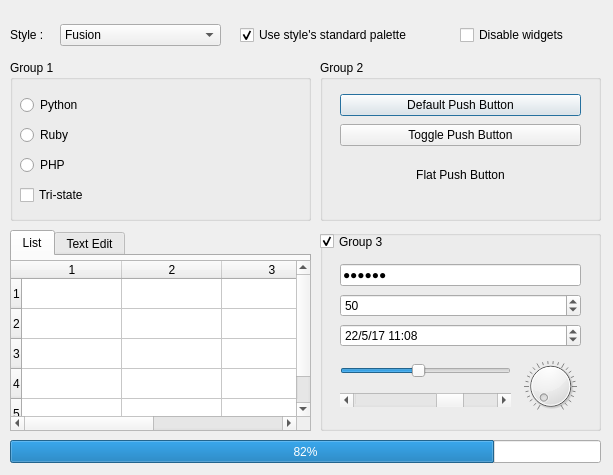
<?xml version="1.0" encoding="UTF-8"?>
<ui version="4.0">
 <class>Style</class>
 <widget class="QWidget" name="Style">
  <property name="geometry">
   <rect>
    <x>0</x>
    <y>0</y>
    <width>613</width>
    <height>475</height>
   </rect>
  </property>
  <property name="windowTitle">
   <string>Styles</string>
  </property>
  <widget class="QWidget" name="verticalLayoutWidget">
   <property name="geometry">
    <rect>
     <x>10</x>
     <y>20</y>
     <width>51</width>
     <height>31</height>
    </rect>
   </property>
   <layout class="QVBoxLayout" name="verticalLayout">
    <item>
     <widget class="QLabel" name="label">
      <property name="text">
       <string>&lt;html&gt;&lt;head/&gt;&lt;body&gt;&lt;p&gt;Style : &lt;/p&gt;&lt;/body&gt;&lt;/html&gt;</string>
      </property>
     </widget>
    </item>
   </layout>
  </widget>
  <widget class="QWidget" name="verticalLayoutWidget_2">
   <property name="geometry">
    <rect>
     <x>60</x>
     <y>20</y>
     <width>161</width>
     <height>31</height>
    </rect>
   </property>
   <layout class="QVBoxLayout" name="verticalLayout_2">
    <item>
     <widget class="QComboBox" name="comboBox">
      <item>
       <property name="text">
        <string>Fusion</string>
       </property>
      </item>
     </widget>
    </item>
   </layout>
  </widget>
  <widget class="QWidget" name="verticalLayoutWidget_3">
   <property name="geometry">
    <rect>
     <x>240</x>
     <y>20</y>
     <width>216</width>
     <height>31</height>
    </rect>
   </property>
   <layout class="QVBoxLayout" name="verticalLayout_3">
    <item>
     <widget class="QCheckBox" name="checkBox">
      <property name="toolTip">
       <string>&lt;html&gt;&lt;head/&gt;&lt;body&gt;&lt;p&gt;&lt;span style=&quot; text-decoration: underline;&quot;&gt;U&lt;/span&gt;se style's&lt;/p&gt;&lt;/body&gt;&lt;/html&gt;</string>
      </property>
      <property name="whatsThis">
       <string>&lt;html&gt;&lt;head/&gt;&lt;body&gt;&lt;p&gt;&lt;span style=&quot; text-decoration: underline;&quot;&gt;U&lt;/span&gt;&lt;/p&gt;&lt;p&gt;&lt;br/&gt;&lt;/p&gt;&lt;/body&gt;&lt;/html&gt;</string>
      </property>
      <property name="text">
       <string>Use style's standard palette</string>
      </property>
      <property name="checked">
       <bool>true</bool>
      </property>
     </widget>
    </item>
   </layout>
  </widget>
  <widget class="QGroupBox" name="groupBox">
   <property name="geometry">
    <rect>
     <x>10</x>
     <y>60</y>
     <width>301</width>
     <height>161</height>
    </rect>
   </property>
   <property name="inputMethodHints">
    <set>Qt::ImhHiddenText</set>
   </property>
   <property name="title">
    <string>Group 1</string>
   </property>
   <widget class="QGroupBox" name="groupBox_2">
    <property name="geometry">
     <rect>
      <x>300</x>
      <y>180</y>
      <width>301</width>
      <height>201</height>
     </rect>
    </property>
    <property name="title">
     <string>GroupBox</string>
    </property>
    <widget class="QWidget" name="verticalLayoutWidget_5">
     <property name="geometry">
      <rect>
       <x>10</x>
       <y>40</y>
       <width>160</width>
       <height>141</height>
      </rect>
     </property>
     <layout class="QVBoxLayout" name="verticalLayout_5">
      <item>
       <widget class="QRadioButton" name="radioButton_4">
        <property name="text">
         <string notr="true">Python</string>
        </property>
       </widget>
      </item>
      <item>
       <widget class="QRadioButton" name="radioButton_5">
        <property name="text">
         <string notr="true">Ruby</string>
        </property>
       </widget>
      </item>
      <item>
       <widget class="QRadioButton" name="radioButton_6">
        <property name="text">
         <string notr="true">PHP</string>
        </property>
       </widget>
      </item>
      <item>
       <widget class="QCheckBox" name="checkBox_3">
        <property name="text">
         <string>Tri-state</string>
        </property>
       </widget>
      </item>
     </layout>
    </widget>
   </widget>
   <widget class="QWidget" name="verticalLayoutWidget_13">
    <property name="geometry">
     <rect>
      <x>10</x>
      <y>30</y>
      <width>161</width>
      <height>31</height>
     </rect>
    </property>
    <layout class="QVBoxLayout" name="verticalLayout_11">
     <item>
      <widget class="QRadioButton" name="radioButton">
       <property name="text">
        <string notr="true">Python</string>
       </property>
      </widget>
     </item>
    </layout>
   </widget>
   <widget class="QWidget" name="verticalLayoutWidget_14">
    <property name="geometry">
     <rect>
      <x>10</x>
      <y>60</y>
      <width>161</width>
      <height>31</height>
     </rect>
    </property>
    <layout class="QVBoxLayout" name="verticalLayout_14">
     <item>
      <widget class="QRadioButton" name="radioButton_3">
       <property name="text">
        <string notr="true">Ruby</string>
       </property>
      </widget>
     </item>
    </layout>
   </widget>
   <widget class="QWidget" name="verticalLayoutWidget_15">
    <property name="geometry">
     <rect>
      <x>10</x>
      <y>90</y>
      <width>161</width>
      <height>31</height>
     </rect>
    </property>
    <layout class="QVBoxLayout" name="verticalLayout_15">
     <item>
      <widget class="QRadioButton" name="radioButton_2">
       <property name="text">
        <string notr="true">PHP</string>
       </property>
       <property name="checked">
        <bool>false</bool>
       </property>
       <property name="autoRepeat">
        <bool>false</bool>
       </property>
      </widget>
     </item>
    </layout>
   </widget>
   <widget class="QWidget" name="verticalLayoutWidget_16">
    <property name="geometry">
     <rect>
      <x>10</x>
      <y>120</y>
      <width>161</width>
      <height>31</height>
     </rect>
    </property>
    <layout class="QVBoxLayout" name="verticalLayout_16">
     <item>
      <widget class="QCheckBox" name="checkBox_2">
       <property name="text">
        <string>Tri-state</string>
       </property>
       <property name="checkable">
        <bool>true</bool>
       </property>
       <property name="checked">
        <bool>false</bool>
       </property>
       <property name="tristate">
        <bool>true</bool>
       </property>
      </widget>
     </item>
    </layout>
   </widget>
  </widget>
  <widget class="QGroupBox" name="groupBox_3">
   <property name="geometry">
    <rect>
     <x>320</x>
     <y>60</y>
     <width>281</width>
     <height>161</height>
    </rect>
   </property>
   <property name="title">
    <string>Group 2</string>
   </property>
   <widget class="QGroupBox" name="groupBox_4">
    <property name="geometry">
     <rect>
      <x>300</x>
      <y>170</y>
      <width>301</width>
      <height>201</height>
     </rect>
    </property>
    <property name="title">
     <string>GroupBox</string>
    </property>
    <widget class="QWidget" name="verticalLayoutWidget_7">
     <property name="geometry">
      <rect>
       <x>10</x>
       <y>40</y>
       <width>160</width>
       <height>141</height>
      </rect>
     </property>
     <layout class="QVBoxLayout" name="verticalLayout_7">
      <item>
       <widget class="QRadioButton" name="radioButton_10">
        <property name="text">
         <string notr="true">Python</string>
        </property>
       </widget>
      </item>
      <item>
       <widget class="QRadioButton" name="radioButton_11">
        <property name="text">
         <string notr="true">Ruby</string>
        </property>
       </widget>
      </item>
      <item>
       <widget class="QRadioButton" name="radioButton_12">
        <property name="text">
         <string notr="true">PHP</string>
        </property>
       </widget>
      </item>
      <item>
       <widget class="QCheckBox" name="checkBox_5">
        <property name="text">
         <string>Tri-state</string>
        </property>
       </widget>
      </item>
     </layout>
    </widget>
   </widget>
   <widget class="QWidget" name="verticalLayoutWidget_4">
    <property name="geometry">
     <rect>
      <x>20</x>
      <y>30</y>
      <width>241</width>
      <height>31</height>
     </rect>
    </property>
    <layout class="QVBoxLayout" name="verticalLayout_4">
     <item>
      <widget class="QPushButton" name="pushButton_2">
       <property name="text">
        <string>Default Push Button</string>
       </property>
       <property name="autoDefault">
        <bool>false</bool>
       </property>
       <property name="default">
        <bool>true</bool>
       </property>
       <property name="flat">
        <bool>false</bool>
       </property>
      </widget>
     </item>
    </layout>
   </widget>
   <widget class="QWidget" name="verticalLayoutWidget_17">
    <property name="geometry">
     <rect>
      <x>20</x>
      <y>60</y>
      <width>241</width>
      <height>31</height>
     </rect>
    </property>
    <layout class="QVBoxLayout" name="verticalLayout_17">
     <item>
      <widget class="QPushButton" name="pushButton">
       <property name="text">
        <string>Toggle Push Button</string>
       </property>
      </widget>
     </item>
    </layout>
   </widget>
   <widget class="QWidget" name="verticalLayoutWidget_18">
    <property name="geometry">
     <rect>
      <x>20</x>
      <y>100</y>
      <width>241</width>
      <height>31</height>
     </rect>
    </property>
    <layout class="QVBoxLayout" name="verticalLayout_18">
     <item>
      <widget class="QLabel" name="label_2">
       <property name="text">
        <string>&lt;html&gt;&lt;head/&gt;&lt;body&gt;&lt;p align=&quot;center&quot;&gt;Flat Push Button&lt;/p&gt;&lt;/body&gt;&lt;/html&gt;</string>
       </property>
      </widget>
     </item>
    </layout>
   </widget>
  </widget>
  <widget class="QGroupBox" name="groupBox_5">
   <property name="geometry">
    <rect>
     <x>320</x>
     <y>230</y>
     <width>281</width>
     <height>201</height>
    </rect>
   </property>
   <property name="title">
    <string/>
   </property>
   <widget class="QCheckBox" name="checkBox_4">
    <property name="geometry">
     <rect>
      <x>0</x>
      <y>0</y>
      <width>92</width>
      <height>23</height>
     </rect>
    </property>
    <property name="text">
     <string>Group 3</string>
    </property>
    <property name="checked">
     <bool>true</bool>
    </property>
   </widget>
   <widget class="QWidget" name="verticalLayoutWidget_19">
    <property name="geometry">
     <rect>
      <x>20</x>
      <y>30</y>
      <width>241</width>
      <height>31</height>
     </rect>
    </property>
    <layout class="QVBoxLayout" name="verticalLayout_19">
     <item>
      <widget class="QLineEdit" name="lineEdit">
       <property name="text">
        <string>ffffff</string>
       </property>
       <property name="echoMode">
        <enum>QLineEdit::Password</enum>
       </property>
      </widget>
     </item>
    </layout>
   </widget>
   <widget class="QWidget" name="verticalLayoutWidget_20">
    <property name="geometry">
     <rect>
      <x>20</x>
      <y>60</y>
      <width>241</width>
      <height>31</height>
     </rect>
    </property>
    <layout class="QVBoxLayout" name="verticalLayout_20">
     <item>
      <widget class="QSpinBox" name="spinBox">
       <property name="singleStep">
        <number>0</number>
       </property>
       <property name="value">
        <number>50</number>
       </property>
      </widget>
     </item>
    </layout>
   </widget>
   <widget class="QWidget" name="verticalLayoutWidget_21">
    <property name="geometry">
     <rect>
      <x>20</x>
      <y>90</y>
      <width>241</width>
      <height>31</height>
     </rect>
    </property>
    <layout class="QVBoxLayout" name="verticalLayout_21">
     <item>
      <widget class="QDateTimeEdit" name="dateTimeEdit">
       <property name="dateTime">
        <datetime>
         <hour>11</hour>
         <minute>8</minute>
         <second>0</second>
         <year>2017</year>
         <month>5</month>
         <day>22</day>
        </datetime>
       </property>
       <property name="time">
        <time>
         <hour>11</hour>
         <minute>8</minute>
         <second>0</second>
        </time>
       </property>
       <property name="currentSection">
        <enum>QDateTimeEdit::DaySection</enum>
       </property>
       <property name="displayFormat">
        <string>d/M/yy h:mm </string>
       </property>
       <property name="calendarPopup">
        <bool>false</bool>
       </property>
      </widget>
     </item>
    </layout>
   </widget>
   <widget class="QWidget" name="verticalLayoutWidget_23">
    <property name="geometry">
     <rect>
      <x>20</x>
      <y>160</y>
      <width>171</width>
      <height>21</height>
     </rect>
    </property>
    <layout class="QVBoxLayout" name="verticalLayout_23">
     <property name="sizeConstraint">
      <enum>QLayout::SetDefaultConstraint</enum>
     </property>
     <item>
      <widget class="QScrollBar" name="horizontalScrollBar">
       <property name="value">
        <number>70</number>
       </property>
       <property name="orientation">
        <enum>Qt::Horizontal</enum>
       </property>
      </widget>
     </item>
    </layout>
   </widget>
   <widget class="QWidget" name="verticalLayoutWidget_24">
    <property name="geometry">
     <rect>
      <x>200</x>
      <y>130</y>
      <width>61</width>
      <height>52</height>
     </rect>
    </property>
    <layout class="QVBoxLayout" name="verticalLayout_24">
     <item>
      <widget class="QDial" name="dial">
       <property name="wrapping">
        <bool>false</bool>
       </property>
       <property name="notchesVisible">
        <bool>true</bool>
       </property>
      </widget>
     </item>
    </layout>
   </widget>
   <widget class="QWidget" name="verticalLayoutWidget_22">
    <property name="geometry">
     <rect>
      <x>20</x>
      <y>130</y>
      <width>171</width>
      <height>21</height>
     </rect>
    </property>
    <layout class="QVBoxLayout" name="verticalLayout_22">
     <property name="sizeConstraint">
      <enum>QLayout::SetDefaultConstraint</enum>
     </property>
     <item>
      <widget class="QSlider" name="horizontalSlider">
       <property name="pageStep">
        <number>10</number>
       </property>
       <property name="value">
        <number>45</number>
       </property>
       <property name="orientation">
        <enum>Qt::Horizontal</enum>
       </property>
       <property name="tickPosition">
        <enum>QSlider::NoTicks</enum>
       </property>
       <property name="tickInterval">
        <number>0</number>
       </property>
      </widget>
     </item>
    </layout>
   </widget>
  </widget>
  <widget class="QProgressBar" name="progressBar">
   <property name="geometry">
    <rect>
     <x>10</x>
     <y>440</y>
     <width>591</width>
     <height>23</height>
    </rect>
   </property>
   <property name="value">
    <number>82</number>
   </property>
  </widget>
  <widget class="QWidget" name="verticalLayoutWidget_11">
   <property name="geometry">
    <rect>
     <x>460</x>
     <y>20</y>
     <width>135</width>
     <height>31</height>
    </rect>
   </property>
   <layout class="QVBoxLayout" name="verticalLayout_9">
    <item>
     <widget class="QCheckBox" name="checkBox_6">
      <property name="toolTip">
       <string>&lt;html&gt;&lt;head/&gt;&lt;body&gt;&lt;p&gt;&lt;span style=&quot; text-decoration: underline;&quot;&gt;U&lt;/span&gt;se style's&lt;/p&gt;&lt;/body&gt;&lt;/html&gt;</string>
      </property>
      <property name="whatsThis">
       <string>&lt;html&gt;&lt;head/&gt;&lt;body&gt;&lt;p&gt;&lt;span style=&quot; text-decoration: underline;&quot;&gt;U&lt;/span&gt;&lt;/p&gt;&lt;p&gt;&lt;br/&gt;&lt;/p&gt;&lt;/body&gt;&lt;/html&gt;</string>
      </property>
      <property name="text">
       <string>Disable widgets</string>
      </property>
     </widget>
    </item>
   </layout>
  </widget>
  <widget class="QWidget" name="verticalLayoutWidget_12">
   <property name="geometry">
    <rect>
     <x>10</x>
     <y>260</y>
     <width>301</width>
     <height>171</height>
    </rect>
   </property>
   <layout class="QVBoxLayout" name="verticalLayout_10">
    <item>
     <widget class="QTableWidget" name="tableWidget">
      <property name="dragDropOverwriteMode">
       <bool>true</bool>
      </property>
      <row>
       <property name="text">
        <string>1</string>
       </property>
      </row>
      <row>
       <property name="text">
        <string>2</string>
       </property>
      </row>
      <row>
       <property name="text">
        <string>3</string>
       </property>
      </row>
      <row>
       <property name="text">
        <string>4</string>
       </property>
      </row>
      <row>
       <property name="text">
        <string>5</string>
       </property>
      </row>
      <column>
       <property name="text">
        <string>1</string>
       </property>
      </column>
      <column>
       <property name="text">
        <string>2</string>
       </property>
      </column>
      <column>
       <property name="text">
        <string>3</string>
       </property>
      </column>
      <column>
       <property name="text">
        <string>4</string>
       </property>
      </column>
     </widget>
    </item>
   </layout>
  </widget>
  <widget class="QTabWidget" name="tabWidget">
   <property name="geometry">
    <rect>
     <x>10</x>
     <y>230</y>
     <width>301</width>
     <height>199</height>
    </rect>
   </property>
   <property name="currentIndex">
    <number>0</number>
   </property>
   <property name="documentMode">
    <bool>false</bool>
   </property>
   <property name="tabsClosable">
    <bool>false</bool>
   </property>
   <property name="movable">
    <bool>false</bool>
   </property>
   <property name="tabBarAutoHide">
    <bool>false</bool>
   </property>
   <widget class="QWidget" name="tab_2">
    <attribute name="title">
     <string>List</string>
    </attribute>
   </widget>
   <widget class="QWidget" name="tab">
    <attribute name="title">
     <string>Text Edit</string>
    </attribute>
   </widget>
  </widget>
  <zorder>tabWidget</zorder>
  <zorder>verticalLayoutWidget</zorder>
  <zorder>verticalLayoutWidget_2</zorder>
  <zorder>verticalLayoutWidget_3</zorder>
  <zorder>groupBox</zorder>
  <zorder>groupBox_3</zorder>
  <zorder>groupBox_5</zorder>
  <zorder>progressBar</zorder>
  <zorder>verticalLayoutWidget_11</zorder>
  <zorder>verticalLayoutWidget_12</zorder>
 </widget>
 <resources/>
 <connections/>
</ui>
